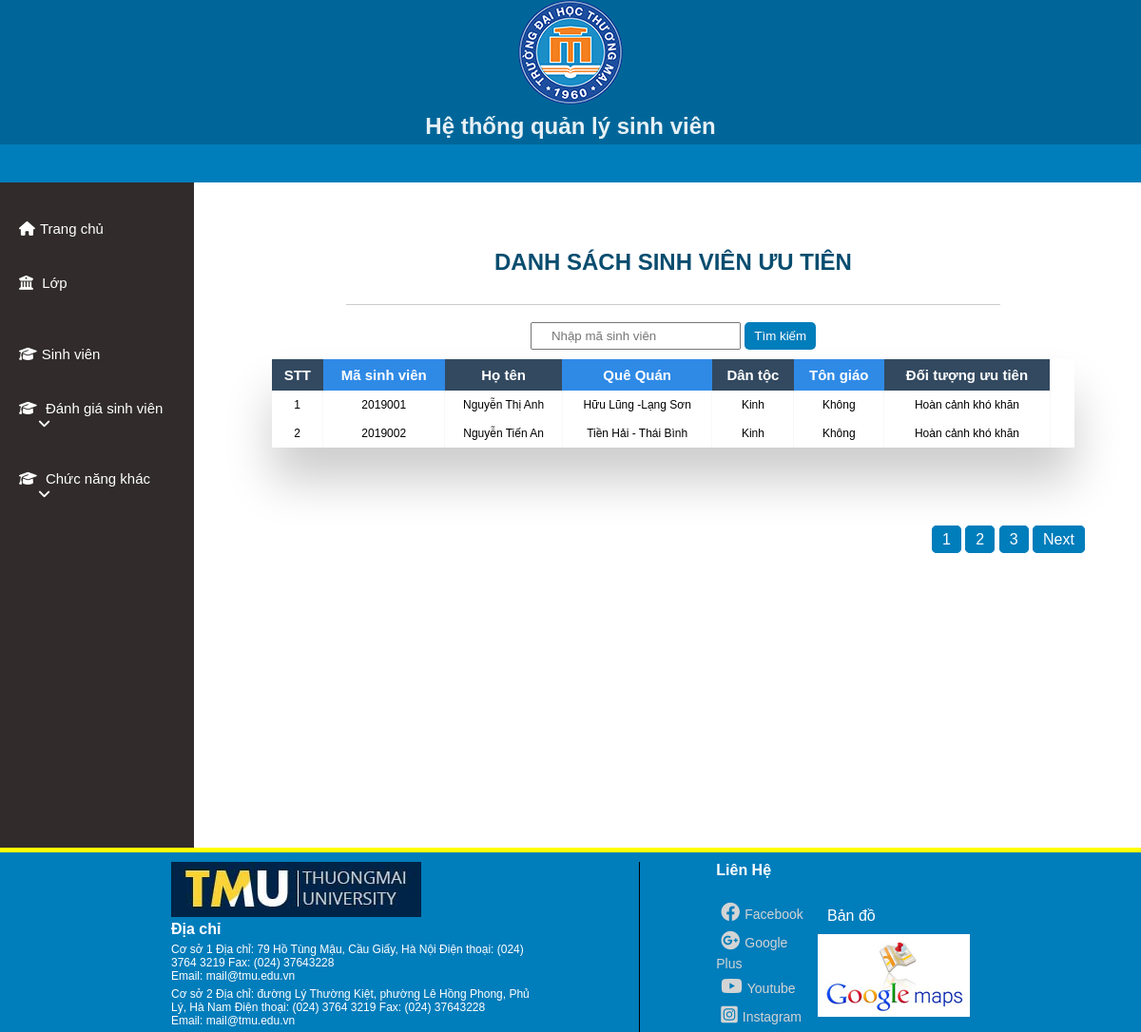
The page /doituong/doituonguutien.php on the database its author committed.
### tables this page shows
CREATE TABLE `sinhvien` (
  `MaSV` int(11) NOT NULL,
  `TenSV` varchar(225) NOT NULL,
  `MaLop` varchar(11) NOT NULL,
  `MaKhoa` varchar(11) NOT NULL,
  `NgaySinh` date NOT NULL,
  `QueQuan` varchar(225) NOT NULL,
  `GioiTinh` varchar(11) NOT NULL,
  `DanToc` varchar(11) NOT NULL,
  `TonGiao` varchar(11) NOT NULL,
  `SoCMT` varchar(11) NOT NULL,
  `NoiCapCMT` varchar(225) NOT NULL,
  `SDT` varchar(10) NOT NULL,
  `Email` text NOT NULL,
  `DoiTuongMG` int(11) NOT NULL
);

### doituong/doituonguutien.php (the view, shortened to what this page needs)
<?php
    $conn = mysqli_connect("localhost", "root", "08122001tT", "qlsv") or die("Connection failed !");
    mysqli_set_charset($conn, 'utf8');
    $result = mysqli_query($conn, 'select count(MaSV) as total from sinhvien');
    $row = mysqli_fetch_assoc($result);
    $total_records = $row['total'];
    $current_page = isset($_GET['page']) ? $_GET['page'] : 1;
    $limit = 5;
    $total_page = ceil($total_records / $limit);
    $start = ($current_page - 1) * $limit;
    $result = mysqli_query($conn, "SELECT * FROM sinhvien ORDER BY MaSV LIMIT $start, $limit");
?>
<!DOCTYPE html>
<html lang="en">
<head>
    <link rel="stylesheet"
          href="../styleAdmin.css">
    <link rel="stylesheet"
          href="https://cdnjs.cloudflare.com/ajax/libs/font-awesome/6.1.1/css/all.min.css">
</head>
<body>
    <?php include("../header.php"); ?>
    <?php include("../nav.php"); ?>
    <section>
        <div class="section-contain">
            <?php include("../menu.php"); ?>
            <div id="showFunction">
                <div class="head_title">
                    <h1>DANH SÁCH SINH VIÊN ƯU TIÊN</h1>
                </div>
                <br>
                <form action="timkiem.php"
                      method="POST">
                    <input type="text"
                           name="masv"
                           placeholder="Nhập mã sinh viên"
                           class="input-css"
                           required>
                    <button type="submit"
                            name="submit"
                            class="btn-submit-css">Tìm kiếm
                    </button>
                </form>
                <div class="table-wrapper">
                    <table class="fl-table">
                        <thead>
                            <tr>
                                <th>STT</th>
                                <th>Mã sinh viên</th>
                                <th>Họ tên</th>
                                <th>Quê Quán</th>
                                <th>Dân tộc</th>
                                <th>Tôn giáo</th>
                                <th>Đối tượng ưu tiên</th>
                            </tr>
                        </thead>
                        <?php
            $i = ($current_page - 1) * $limit;
            foreach ($result as $item){
                if($item['DoiTuongMG']==1||$item['DoiTuongMG']==2){
                        ?>
                        <tbody>
                            <tr>
                                <td><?php $i++; echo $i; ?></td>
                                <td><?php echo $item['MaSV']; ?></td>
                                <td><?php echo $item['TenSV']; ?></td>
                                <td><?php echo $item['QueQuan']; ?></td>
                                <td><?php echo $item['DanToc']; ?></td>
                                <td><?php echo $item['TonGiao']; ?></td>
                                <td>
                                    <?php
                                    if($item['DoiTuongMG'] == 1){
                                        echo "Hoàn cảnh khó khăn";
                                    }
                                    ?>
                                </td>
                            </tr>
                        </tbody>
                        <?php }} ?>
                    </table>
                </div>
                <br>
                <form action=""
                      method="get"
                      style="text-align: right;">
                    <div class="pagination">
                        <?php
            for ($a = 1; $a <= $total_page; $a++){
                if ($i == $current_page){
                    echo '<span>'.$a.'</span> | ';
                }
                else{
                    echo '<a href="doituonguutien.php?page='.$a.'" class="page-css">'.$a.'</a>  ';
                }
            }
            if ($current_page < $total_page && $total_page > 1){
                echo '<a href="doituonguutien.php?page='.($current_page+1).'" class="page-css">Next</a> ';
            }
        ?>
                    </div>
                </form>
            </div>
        </div>
    </section>
    <?php include("../footer.php"); ?>
</body>
</html>

### header.php (shortened to what this page needs)
<!DOCTYPE html>
<html lang="en">
<head>
    <link rel="stylesheet"
          href="styleAdmin.css">
    <link rel="stylesheet"
          href="https://cdnjs.cloudflare.com/ajax/libs/font-awesome/6.1.1/css/all.min.css">
</head>
<body>
    <header>
        <div class="title">
            <div class="Group1">
                <div class="logo">
                    <img src="../imgs/logo-dhtm-3.png"
                         alt="">
                </div>
            </div>
        </div>
        <div class="title2">
            <h2>Hệ thống quản lý sinh viên</h2>
        </div>
    </header>
</body>
</html>

### nav.php (shortened to what this page needs)
<!DOCTYPE html>
<html lang="en">
<head>
    <link rel="stylesheet"
          href="styleAdmin.css">
    <link rel="stylesheet"
          href="https://cdnjs.cloudflare.com/ajax/libs/font-awesome/6.1.1/css/all.min.css">
</head>
<body>
    <nav>
    </nav>
</body>

### menu.php (shortened to what this page needs)
<!DOCTYPE html>
<html lang="en">
<head>
    <link rel="stylesheet"
          href="styleAdmin.css">
    <link rel="stylesheet"
          href="https://cdnjs.cloudflare.com/ajax/libs/font-awesome/6.1.1/css/all.min.css">
</head>
<body>
    <section>
        <div class="section-contain">
            <div id="menu">
                <ul>
                    <li>
                        <a href="../index.php?page=admin"><i class="fa-solid fa-house"></i>Trang chủ</a>
                    </li>
                    <li class="more-func">
                        <a href="../quanlylop/dslop.php">
                            <i class="fa-solid fa-building-columns"></i> Lớp
                        </a><br>
                    </li>
                    <li>
                        <a href="../quanlysinhvien/showsinhvien.php"><i class="fa-solid fa-graduation-cap"></i>Sinh
                            viên</a>
                    </li>
                    <li class="more-func">
                        <a href="">
                            <i class="fa-solid fa-graduation-cap"></i>
                            Đánh giá sinh viên
                            <i class="fa-solid fa-angle-down"></i>
                        </a>
                    </li>
                    <li class="more-func">
                        <a href="">
                            <i class="fa-solid fa-graduation-cap"></i>
                            Chức năng khác
                            <i class="fa-solid fa-angle-down"></i>
                        </a>
                    </li>
                </ul>
            </div>
        </div>
    </section>
</body>

### footer.php (shortened to what this page needs)
<!DOCTYPE html>
<html lang="en">
<head>
    <link rel="stylesheet"
          href="styleAdmin.css">
    <link rel="stylesheet"
          href="https://cdnjs.cloudflare.com/ajax/libs/font-awesome/6.1.1/css/all.min.css">
</head>
<body>
    <footer>
        <div class="footer-contain">
            <div class="footer-contain-left"><img src="../imgs/logo-footer.jpg"
                     alt="">
                <h2>Địa chỉ</h2>
                <div class="address">
                    <p>Cơ sở 1
                        Địa chỉ: 79 Hồ Tùng Mậu, Cầu Giấy, Hà Nội
                        Điện thoại: (024) 3764 3219
                        Fax: (024) 37643228<br>
                        Email: mail@tmu.edu.vn</p>
                    <p>Cơ sở 2
                        Địa chỉ: đường Lý Thường Kiệt, phường Lê Hồng Phong, Phủ Lý, Hà Nam
                        Điện thoại: (024) 3764 3219
                        Fax: (024) 37643228<br>
                        Email: mail@tmu.edu.vn</p>
                </div>
            </div>
            <div class="footer-contain-right">
                <h2>Liên Hệ</h2>
                <div class="contact">
                    <div class="contact-left">
                        <a href="https://www.facebook.com/thuongmaiuniversity/"><i
                               class="fa-brands fa-facebook"></i>Facebook</a><br>
                        <a href="https://plus.google.com/110330226327788492035/"><i
                               class="fa-brands fa-google-plus"></i>Google Plus</a><br>
                        <a href="https://www.youtube.com/channel/UC9-NJM8V8oXewEIfPHica_Q"><i
                               class="fa-brands fa-youtube"></i>Youtube</a><br>
                        <a href="https://www.instagram.com/thuongmaiuniversity/"><i
                               class="fa-brands fa-instagram-square"></i>Instagram</a>
                    </div>
                    <div class="contact-right">
                        <p>Bản đồ</p>
                        <a href="https://www.google.com/maps/place/Vietnam
                        +University+of+Commerce/@21.0373431,105.7721598,
                        16.75z/data=!4m5!3m4!1s0x313454b6163c392f:
                        0x1ebf64facbb56d03!8m2!3d21.0365415!4d105.7747142">
                            <img src="../imgs/maps.jpg"
                                 alt="">
                        </a>
                    </div>
                </div>
            </div>
        </div>
    </footer>
</body>

### styleAdmin.css (style rules this page uses)
* { padding: 0; margin: 0; box-sizing: border-box; font-family: sans-serif; }
header { background-color: #069; }
.Group1 { display: flex; }
header .title { display: flex; justify-content: center; }
.title2 { opacity: 0.9; }
header .logo img { width: 110px; height: 110px; }
header .title2 h2 { text-align: center; color: #fff; padding: 5px; }
a { text-decoration: none; }
li { list-style: none; }
nav { padding: 10px; background-color: #007dbb; height: 40px; }
section { text-align: center; }
section #menu { background-color: rgb(49, 43, 43); width: 17%; height: 700px; padding: 10px 0; float: left; }
section #menu > ul { margin-top: 10px; display: flex; flex-direction: column; justify-content: space-between; }
.fa-angle-down { margin-left:20px ; }
section #menu>ul>li { padding: 20px; list-style: none; display: flex; justify-content: space-between; }
section #menu ul li a { text-decoration: none; color: white; font-size: 15px; }
section #menu ul li a i { padding-right: 5px; }
.more-func { position: relative; display: flex; flex-direction: column; width: 100%; text-align: left; }
#showFunction { margin: 40px 0 0 5px; height:100%; float: right; width: 82%; border-radius: 5px; }
footer { border-top: 5px solid yellow; background-color: #007dbb; clear: both; }
.footer-contain { display: flex; justify-content: space-between; width: 70%; margin: 10px auto -10px auto; }
.footer-contain p,.footer-contain h2 { color: white; font-size: 16px; }
.footer-contain-left { padding-right: 100px; border-right: 1px solid black; }
.footer-contain-left p { max-width: 500px; margin: 5px 0; font-size: 12px; }
.footer-contain-right { width: 50%; padding-left: 80px; }
.footer-contain-right .contact { display: flex; margin-top: 20px; }
.contact .contact-left a { text-decoration: none; color: black; color: rgb(212, 212, 212); font-size: 14px; }
.contact .contact-left i { font-size: 20px; color: rgb(212, 212, 212); margin: 5px 5px; }
.contact .contact-right { margin-left: 10px; }
.contact .contact-right p { margin: 10px 10px; }
.table-wrapper { margin: 10px 70px 70px; box-shadow: 0px 35px 50px rgba( 0, 0, 0, 0.2 ); }
.fl-table { border-radius: 5px; font-size: 15px; font-weight: normal; border: none; width: 97%; border-collapse: collapse; white-space: nowrap; background-color: white; margin-right: 10px; }
.fl-table td, .fl-table th { text-align: center; padding: 8px; }
.fl-table td { border-right: 1px solid #f8f8f8; font-size: 12px; }
.fl-table thead th { color: #ffffff; background: #2f8ae6; }
.fl-table thead th:nth-child(odd) { color: #ffffff; background: #324960; }
h1 { margin: 30px; color:#094d6f; }
.head_title { margin: 0 auto; width : 70%; align-items: center; text-align: center; border-bottom: 1px solid #ccc; }
.input-css { padding: 5px 20px; outline: none; }
.btn-submit-css { padding: 7px 10px; border: none; background-color: #007dbb; color: white; border-radius: 5px; cursor: pointer; }
.page-css { text-decoration: none; color: white; padding: 5px 10px; border-radius: 5px; border: 1px solid #007dbb; background-color: #007dbb; }
.pagination { width: 94%; }

### rows shown on the page
sinhvien: MaSV "2019001", TenSV "Nguyễn Thị Anh", QueQuan "Hữu Lũng -Lạng Sơn", DanToc "Kinh", TonGiao "Không", DoiTuongMG "Hoàn cảnh khó khăn"
sinhvien: MaSV "2019002", TenSV "Nguyễn Tiến An", QueQuan "Tiền Hải - Thái Bình", DanToc "Kinh", TonGiao "Không", DoiTuongMG "Hoàn cảnh khó khăn"
